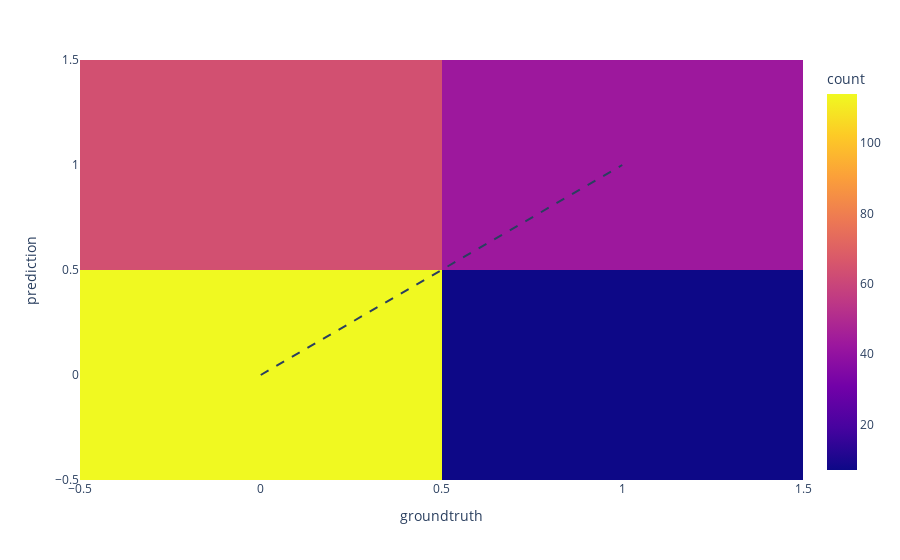

The cell this chart's notebook holds for it:
### Markdown cell above
# Confusion Matrix

### Code cell
fig = px.density_heatmap(x=test_y, y=preds, labels={'x': 'groundtruth','y': 'prediction'})
fig.add_shape(
              type='line', line=dict(dash='dash'),
            x0 = preds.min(), y0 = preds.min(),
            x1 = preds.max(), y1 = preds.max()
)
fig.show()

### Figure 1 — Plotly figure (JSON) as saved in the notebook; plotly's stock layout.template omitted (floating-point values rounded to 4 significant figures; data arrays with more than 128 entries replaced by an {"elided": "..."} marker saying what was removed)
{"data": [{"coloraxis": "coloraxis", "hovertemplate": "groundtruth=%{x}<br>prediction=%{y}<br>count=%{z}<extra></extra>", "name": "", "type": "histogram2d", "x": {"elided": "228 int values"}, "xaxis": "x", "xbingroup": "x", "y": {"elided": "228 int values"}, "yaxis": "y", "ybingroup": "y"}], "layout": {"coloraxis": {"colorbar": {"title": {"text": "count"}}, "colorscale": [[0, "#0d0887"], [0.1111, "#46039f"], [0.2222, "#7201a8"], [0.3333, "#9c179e"], [0.4444, "#bd3786"], [0.5556, "#d8576b"], [0.6667, "#ed7953"], [0.7778, "#fb9f3a"], [0.8889, "#fdca26"], [1, "#f0f921"]]}, "legend": {"tracegroupgap": 0}, "margin": {"t": 60}, "shapes": [{"line": {"dash": "dash"}, "type": "line", "x0": 0, "x1": 1, "y0": 0, "y1": 1}], "xaxis": {"anchor": "y", "domain": [0, 1], "title": {"text": "groundtruth"}}, "yaxis": {"anchor": "x", "domain": [0, 1], "title": {"text": "prediction"}}}}
